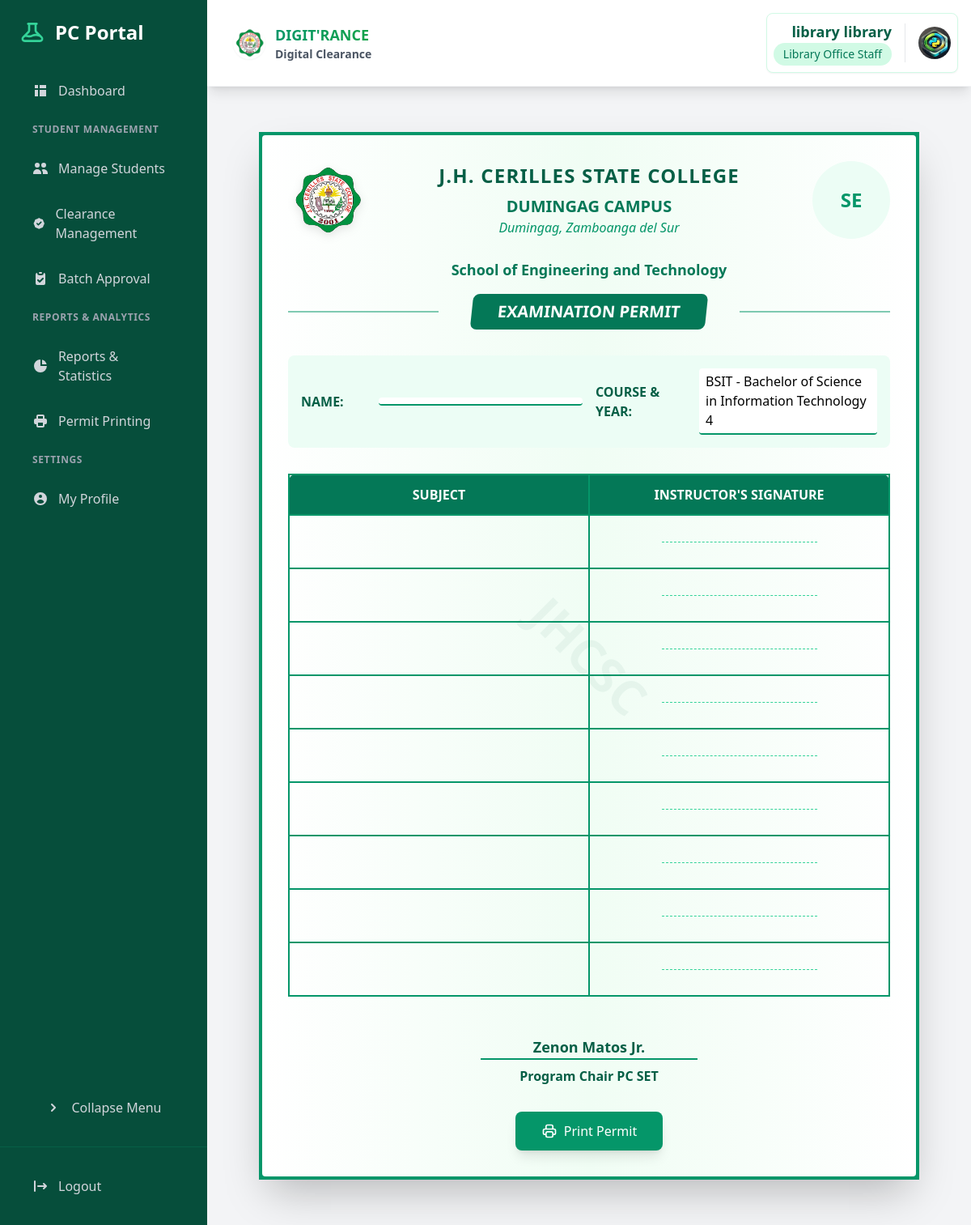
Screenshot of /program-chair/print-permit/7/ (signed in) with the database file from the repository.
### core/models.py (models this page shows, shortened)
class Staff(models.Model):
    user = models.OneToOneField(User, on_delete=models.CASCADE)
    office = models.ForeignKey(Office, on_delete=models.CASCADE, related_name='staff')
    role = models.CharField(max_length=100)
    is_dormitory_owner = models.BooleanField(default=False)
    profile_picture = models.ImageField(upload_to='staff_profiles/', null=True, blank=True)
    def get_profile_picture_url(self):
        return self.profile_picture.url if self.profile_picture else static('img/default-profile.png')

class Office(models.Model):
    OFFICE_TYPES = [
        ('SET', 'SET'),
        ('STE', 'STE'),
        ('SOCJE', 'SOCJE'),
        ('SAFES', 'SAFES'),
        ('SSB SET', 'SSB SET'),
        ('SSB STE', 'SSB STE'),
        ('SSB SOCJE', 'SSB SOCJE'),
        ('SSB SAFES', 'SSB SAFES'),
        ('OTHER', 'OTHER'),
    ]
    name = models.CharField(max_length=255, unique=True)
    office_type = models.CharField(max_length=50, choices=OFFICE_TYPES, default='OTHER')
    affiliated_dean = models.ForeignKey(Dean, on_delete=models.SET_NULL, null=True, blank=True)
    description = models.TextField(blank=True, null=True)
    location = models.CharField(max_length=255, blank=True, null=True)
    contact_number = models.CharField(max_length=50, blank=True, null=True)
    email = models.EmailField(blank=True, null=True)
    created_at = models.DateTimeField(auto_now_add=True)

class Student(models.Model):
    user = models.OneToOneField(User, on_delete=models.CASCADE)
    student_id = models.CharField(max_length=20, unique=True)
    course = models.ForeignKey(Course, on_delete=models.PROTECT)
    program_chair = models.ForeignKey('ProgramChair', on_delete=models.SET_NULL, null=True, blank=True)
    dormitory_owner = models.ForeignKey('Staff', on_delete=models.SET_NULL, null=True, blank=True, related_name='dormitory_students')
    year_level = models.IntegerField()
    contact_number = models.CharField(max_length=20, blank=True, null=True)
    is_boarder = models.BooleanField(default=False)
    created_at = models.DateTimeField(auto_now_add=True)
    is_approved = models.BooleanField(default=False)
    rejection_reason = models.TextField(blank=True, null=True)
    profile_picture = models.ImageField(upload_to='student_profiles/', null=True, blank=True)

class ProgramChair(models.Model):
    user = models.OneToOneField(User, on_delete=models.CASCADE)
    dean = models.ForeignKey(Dean, on_delete=models.SET_NULL, null=True, blank=True)
    profile_picture = models.ImageField(upload_to='program_chair_profiles/', null=True, blank=True)
    designation = models.CharField(max_length=100, blank=True, null=True)
    def get_title(self):
        if self.designation:
            return f"Program Chair {self.designation}"
        elif self.dean:
            return f"Program Chair {self.dean.name}"
        else:
            return "Program Chair"

class Dean(models.Model):
    name = models.CharField(max_length=100, unique=True)
    logo = models.ImageField(upload_to='dean_logos/', blank=True, null=True)
    description = models.TextField(blank=True, null=True)
    created_at = models.DateTimeField(auto_now_add=True)

class Course(models.Model):
    code = models.CharField(max_length=10, unique=True)
    name = models.CharField(max_length=100)
    dean = models.ForeignKey(Dean, on_delete=models.PROTECT, related_name='courses')
    is_active = models.BooleanField(default=True)
    created_at = models.DateTimeField(auto_now_add=True)
    updated_at = models.DateTimeField(auto_now=True)
    class Meta:
        ordering = ['code']
    def __str__(self):
        return f"{self.code} - {self.name}"

### core/views.py (the view)
# urls.py: path('program-chair/print-permit/<int:student_id>/', views.print_permit, name='print_permit'),
@login_required
def print_permit(request, student_id):
    student = get_object_or_404(Student, id=student_id)
    return render(request, 'core/print_permit.html', {
        'student': student,
        'logo_url': 'images/logo.png',
    })

### templates/core/print_permit.html (shortened to what this page needs)
{% extends "base.html" %}
{% load static %}
{% block sidebar %}
{% include "components/program_chair_sidenav.html" %}
{% endblock %}
{% block content %}
<div id="print-section" class="max-w-4xl mx-auto p-8">
    <div class="border-4 border-emerald-600 p-8 bg-white shadow-2xl relative" style="background: linear-gradient(to right, #ffffff, #f0fdf4, #ffffff);">
        <div class="absolute top-0 right-0 w-20 h-20 border-r-4 border-t-4 border-emerald-600 -m-1 rounded-tr-lg"></div>
        <div class="absolute bottom-0 left-0 w-20 h-20 border-l-4 border-b-4 border-emerald-600 -m-1 rounded-bl-lg"></div>
        <div class="absolute bottom-0 right-0 w-20 h-20 border-r-4 border-b-4 border-emerald-600 -m-1 rounded-br-lg"></div>
        <div class="text-center mb-8 relative">
            <div class="flex justify-between items-center mb-6">
                <div class="w-24 h-24">
                    <img src="{% static 'img/permit_logo.png' %}" alt="JHCSC Logo"
                         class="w-full h-full object-contain transform hover:scale-105 transition-transform duration-300"
                         style="filter: drop-shadow(0 4px 6px rgba(0, 0, 0, 0.1));">
                </div>
                <div class="flex-1 px-4">
                    <h1 class="text-2xl font-bold text-emerald-800 tracking-wider">J.H. CERILLES STATE COLLEGE</h1>
                    <h2 class="text-xl font-semibold text-emerald-700 mt-2">DUMINGAG CAMPUS</h2>
                    <p class="text-emerald-600 italic">Dumingag, Zamboanga del Sur</p>
                </div>
                <div class="w-24 h-24">
                    {% if student.program_chair.dean.logo %}
                        <img src="{{ student.program_chair.dean.logo.url }}"
                             alt="{{ student.program_chair.dean.name }} Logo"
                             class="w-full h-full object-contain transform hover:scale-105 transition-transform duration-300"
                             style="filter: drop-shadow(0 4px 6px rgba(0, 0, 0, 0.1));">
                    {% else %}
                        <div class="w-full h-full flex items-center justify-center bg-emerald-50 rounded-full">
                            <span class="text-2xl font-bold text-emerald-600">
                                {{ student.program_chair.dean.name|slice:":2"|upper }}
                            </span>
                        </div>
                    {% endif %}
                </div>
            </div>
            <div class="mt-6">
                <h3 class="text-lg font-bold text-emerald-700">{{ student.course.dean.description }}</h3>
                <div class="relative mt-4">
                    <div class="absolute w-1/4 h-px bg-emerald-600 left-0 top-1/2 transform -translate-y-1/2"></div>
                    <div class="absolute w-1/4 h-px bg-emerald-600 right-0 top-1/2 transform -translate-y-1/2"></div>
                    <h4 class="text-xl font-bold inline-block bg-emerald-700 text-white py-2 px-8 rounded-lg transform -skew-x-6">
                        EXAMINATION PERMIT
                    </h4>
                </div>
            </div>
        </div>
        <div class="mb-8 space-y-4 bg-emerald-50 p-4 rounded-lg">
            <div class="grid grid-cols-2 gap-4">
                <div class="flex items-center">
                    <span class="font-bold text-emerald-800 w-24">NAME:</span>
                    <span class="flex-1 border-b-2 border-emerald-600 px-2 py-1 bg-white rounded">{{ student.full_name }}</span>
                </div>
                <div class="flex items-center">
                    <span class="font-bold text-emerald-800 w-32">COURSE & YEAR:</span>
                    <span class="flex-1 border-b-2 border-emerald-600 px-2 py-1 bg-white rounded">{{ student.course }} {{ student.year_level }}</span>
                </div>
            </div>
        </div>
        <div class="mt-8">
            <table class="w-full border-collapse">
                <thead>
                    <tr class="bg-emerald-700 text-white">
                        <th class="border-2 border-emerald-600 p-3 w-1/2 rounded-tl-lg">SUBJECT</th>
                        <th class="border-2 border-emerald-600 p-3 w-1/2 rounded-tr-lg">INSTRUCTOR'S SIGNATURE</th>
                    </tr>
                </thead>
                <tbody>
                    {% for i in "123456789"|make_list %}
                    <tr class="hover:bg-emerald-50">
                        <td class="border-2 border-emerald-600 p-4 text-emerald-800">
                            <div class="h-8 flex items-center px-2"></div>
                        </td>
                        <td class="border-2 border-emerald-600 p-4">
                            <div class="h-8 flex items-center justify-center">
                                <div class="w-48 border-b border-emerald-400 border-dashed"></div>
                            </div>
                        </td>
                    </tr>
                    {% endfor %}
                </tbody>
            </table>
        </div>
        <div class="mt-12 text-center">
            <p class="text-lg font-bold text-emerald-800">
                {{ student.program_chair.user.get_full_name }}
            </p>
            <div class="border-t-2 border-emerald-600 pt-2 inline-block px-12">
                <p class="font-semibold text-emerald-800">{{ student.program_chair.get_title }}</p>
            </div>
        </div>
        <div class="absolute inset-0 flex items-center justify-center opacity-5 pointer-events-none">
            <span class="text-6xl font-bold text-emerald-800 rotate-45">JHCSC</span>
        </div>
        <div class="mt-8 text-center print:hidden">
            <button onclick="window.print()"
                    class="bg-emerald-600 text-white px-8 py-3 rounded-lg hover:bg-emerald-700 transition-colors duration-200 shadow-lg">
                <span class="flex items-center justify-center">
                    Print Permit
                </span>
            </button>
        </div>
    </div>
</div>
{% endblock %}

### templates/components/navbar.html (shortened to what this page needs)
{% load static %}
<header class="bg-white shadow-lg p-3 sm:p-4 flex justify-between items-center border-b border-gray-100 sticky top-0 z-30">
    <div class="flex items-center">
        <h1 class="text-xl font-bold flex items-center ml-4 text-gray-800">
            <a href="{% url 'home' %}" class="flex items-center group">
                <img src="{% static 'img/permit_logo.png' %}" alt="JHCSC Logo" class="h-8 w-8 sm:h-10 sm:w-10 mr-2 sm:mr-3 rounded-full shadow-sm">
                <div class="flex flex-col">
                    <span class="text-gradient bg-clip-text text-transparent bg-gradient-to-r from-emerald-600 to-green-600 group-hover:from-emerald-700 group-hover:to-green-700 transition-all text-sm sm:text-base md:text-lg">
                    </span>
                    <span class="text-xs sm:text-sm text-gray-600">Digital Clearance</span>
                </div>
            </a>
        </h1>    </div>
    <div class="flex items-center">
        {% if user.is_authenticated %}
            <div class="bg-white rounded-lg shadow-sm border border-emerald-100 hover:shadow-md transition-all duration-200">
                <div class="flex items-center space-x-1 sm:space-x-2 md:space-x-4 p-1 sm:p-2">
                    <div class="hidden sm:flex flex-col items-end">
                        <span class="font-semibold text-lg text-emerald-800">
                            {% if user.programchair %}
                                {{ user.programchair.user.get_full_name }}
                            {% elif user.student %}
                                {{ user.student.user.get_full_name }}
                            {% elif user.staff %}
                                {{ user.staff.user.get_full_name }}
                            {% elif user.is_superuser %}
                                {{ user.get_full_name }}
                            {% else %}
                                {{ user.get_full_name }}
                            {% endif %}
                        </span>
                        <span class="text-sm px-3 py-1 bg-emerald-100 text-emerald-700 rounded-full font-medium">
                            {% if user.programchair %}
                                Program Chair
                            {% elif user.student %}
                                Student
                            {% elif user.staff %}
                                {{ user.staff.office.name }} Staff
                            {% elif user.is_superuser %}
                                Administrator
                            {% endif %}
                        </span>
                    </div>
                    <div class="relative group">
                        {% if user.student %}
                            <img src="{{ user.student.get_profile_picture_url }}"
                                 alt="Profile"
                                 class="w-8 h-8 sm:w-10 sm:h-10 rounded-full object-cover">
                        {% elif user.programchair %}
                            <img src="{{ user.programchair.get_profile_picture_url }}"
                                 alt="Profile"
                                 class="w-8 h-8 sm:w-10 sm:h-10 rounded-full object-cover">
                        {% elif user.staff %}
                            <img src="{{ user.staff.get_profile_picture_url }}"
                                 alt="Profile"
                                 class="w-8 h-8 sm:w-10 sm:h-10 rounded-full object-cover">
                        {% endif %}
                    </div>
                </div>
            </div>
        {% endif %}
    </div>
</header>

### templates/components/navbar.html (style rules this page uses)
.text-gradient { background-size: 100%; -webkit-background-clip: text; -moz-background-clip: text; -webkit-text-fill-color: transparent; -moz-text-fill-color: transparent; }

### rows the page displays
Student: program_chair.dean.name "SE", course.dean.description "School of Engineering and Technology", course "BSIT - Bachelor of Science in Information Technology", year_level "4", program_chair.user.get_full_name "Zenon Matos Jr.", program_chair.get_title "Program Chair PC SET"

### other values shown
{{ user.staff.user.get_full_name }} "library library"
{{ user.staff.office.name }} "Library Office"
